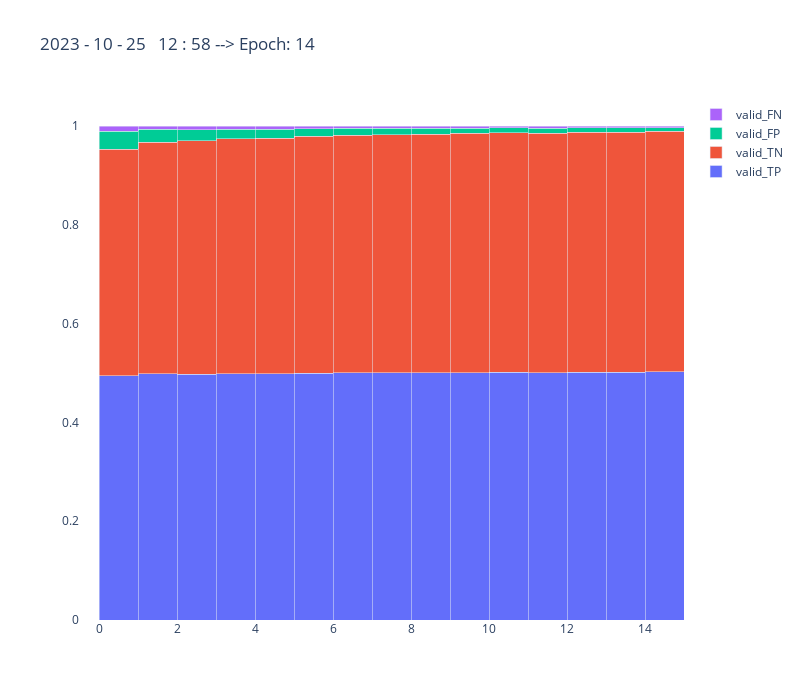

Notebook source saved alongside this figure:
### Code cell
def update_stack(df: pd.DataFrame, columns, t):
    fig = go.Figure()

    norm_sum = df[columns].sum(axis=1)

    for key in columns:
        fig.add_trace(go.Bar(
            name=key,
            y=df[key] / norm_sum,
            x=df['epoch'],
            width=1,
            offset=0,
        ))

    fig.update_layout(
        title=f"{t} --> Epoch: {df['epoch'].iloc[-1]}",
        width=800,
        height=700,
        paper_bgcolor='rgba(0,0,0,0)',
        plot_bgcolor='rgba(0,0,0,0)',
        barmode="stack",
        # yaxis=dict(
        #     type="log",
        # ),

    )

    fig.show()


update_stack(df_new, [col for col in df_new.columns if 'valid_num_tracks_diff' in col], t)

update_stack(df_new, [col for col in df_new.columns if 'valid_num_tracks_diff' not in col][1:], t)

### Figure 1 — Plotly figure (JSON) as saved in the notebook; plotly's stock layout.template omitted (floating-point values rounded to 4 significant figures)
{"data": [{"name": "valid_TP", "offset": 0, "width": 1, "x": [0, 1, 2, 3, 4, 5, 6, 7, 8, 9, 10, 11, 12, 13, 14], "y": [0.4943, 0.4986, 0.4977, 0.4989, 0.4984, 0.4998, 0.5005, 0.5006, 0.5006, 0.5007, 0.5012, 0.5007, 0.5013, 0.5016, 0.5022], "type": "bar"}, {"name": "valid_TN", "offset": 0, "width": 1, "x": [0, 1, 2, 3, 4, 5, 6, 7, 8, 9, 10, 11, 12, 13, 14], "y": [0.4584, 0.4682, 0.4723, 0.4754, 0.477, 0.4792, 0.4803, 0.4816, 0.4827, 0.4845, 0.4849, 0.4851, 0.4857, 0.4861, 0.4868], "type": "bar"}, {"name": "valid_FP", "offset": 0, "width": 1, "x": [0, 1, 2, 3, 4, 5, 6, 7, 8, 9, 10, 11, 12, 13, 14], "y": [0.03636, 0.02656, 0.02245, 0.01933, 0.01778, 0.01559, 0.01443, 0.01312, 0.01209, 0.01028, 0.00986, 0.009628, 0.009034, 0.008636, 0.007546], "type": "bar"}, {"name": "valid_FN", "offset": 0, "width": 1, "x": [0, 1, 2, 3, 4, 5, 6, 7, 8, 9, 10, 11, 12, 13, 14], "y": [0.01098, 0.006688, 0.007559, 0.006358, 0.006811, 0.005433, 0.004776, 0.004635, 0.004601, 0.004499, 0.004025, 0.004569, 0.00393, 0.003612, 0.003419], "type": "bar"}], "layout": {"title": {"text": "2023 - 10 - 25   12 : 58 --> Epoch: 14"}, "width": 800, "height": 700, "paper_bgcolor": "rgba(0,0,0,0)", "plot_bgcolor": "rgba(0,0,0,0)", "barmode": "stack"}}
